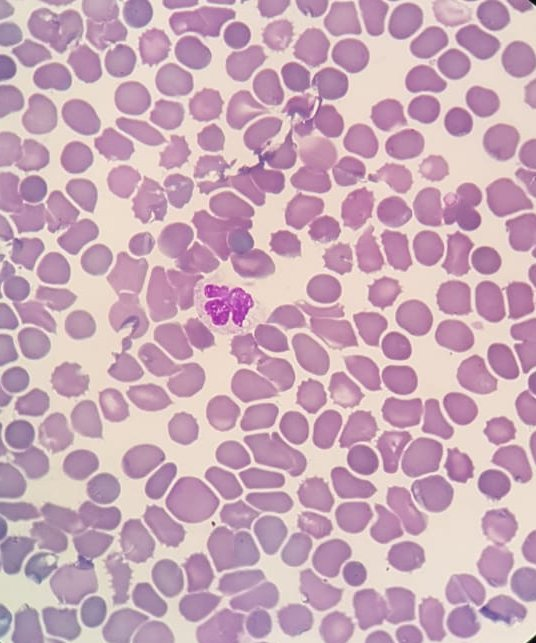
#> input picture image/1.jpeg, 536 x 643 px
$ python -i gb.py   (imports and definitions only)   (older library calls are emulated)
#> lines starting #> are read from the running program, lines starting #| are printed output that depends on the picture; after the words box and inside, x2 and y2 are one past the last pixel; in counts of white or black regions, pixels touching at a corner belong together
import cv2
from skimage.restoration import denoise_nl_means, estimate_sigma
from skimage import img_as_ubyte, img_as_float,color,measure
from PIL import ImageTk, Image

from matplotlib import pyplot as plt
import numpy as np
import scipy.ndimage
YENNY = 0.2
class ProcesamientoImagen:
    def __init__(self, path):
        self.path = path

    # [54 lines left out: function procesar, not called in this run]

    def showAllStep(self):
        # lectura de imagen
        if self.path is None: return
        original = Image.open(self.path)
#> original is the input picture: PIL image 536x643 RGB; mean R, G, B 201.7, 168.8, 184.6
        # Convierte una imagen a formato de punto flotante necesario para la eliminación de ruido.
        original_float = img_as_float(original)
        # Estima la desviación estándar de ruido en los canales de color de la imagen ruidosa
        out_estimate = estimate_sigma(original_float, multichannel=True)
#> out_estimate = [0.00274, 0.00261, 0.00308]
        # np.mean calcula la media aritmética (promedio) de los datos (elementos de matriz) a lo largo del eje especificado.
        sigma_est = np.mean(out_estimate)
#> sigma_est = 0.00281
        # filtrando el ruido gaussiano mientras conserva los bordes y los detalles de las imágenes originales (filtro de medios no local)
        denoise_img = denoise_nl_means(original_float, h=1.15 * sigma_est, fast_mode=True, patch_size=5,
                                       patch_distance=3, multichannel=True)
        denoise_img = img_as_ubyte(denoise_img)

        # 2 mejorando la imagen
        # imagen sin ruido en escala de grises
        denoise_gray = cv2.cvtColor(denoise_img, cv2.COLOR_BGR2GRAY)
        clahe = cv2.createCLAHE(clipLimit=2.0, tileGridSize=(8, 8))
        cl_img = clahe.apply(denoise_gray)

        # segmentando la imagen con el metodo de otsu
        ret, thresh = cv2.threshold(cl_img, 0, 255, cv2.THRESH_BINARY_INV | cv2.THRESH_OTSU)
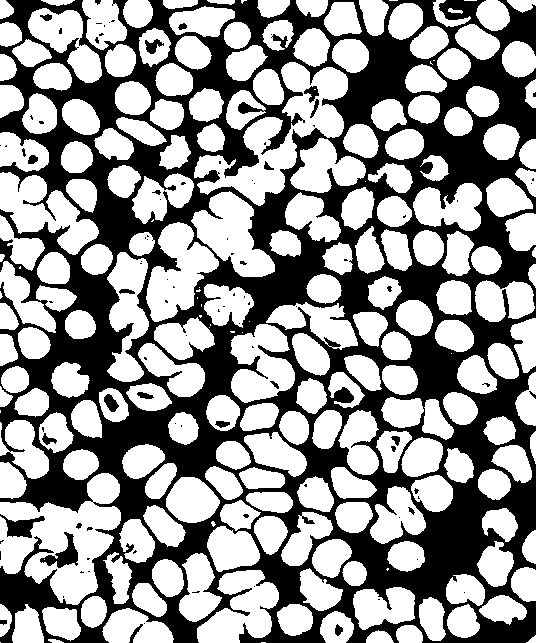
#> thresh: shape (643, 536); 58.2% white; 98 black regions (70 under 20 px), largest, box (x1, y1, x2, y2) and area: (0, 0, 536, 643) 141081, (40, 532, 78, 568) 528, (0, 514, 45, 538) 480
#> ret = 162
        fill_hole = scipy.ndimage.binary_fill_holes(thresh).astype(np.uint8)
#> fill_hole: shape (643, 536); values 0 (black) and 1 (white), 59% white; 10 black regions (4 under 20 px), largest, box (x1, y1, x2, y2) and area: (0, 0, 536, 643) 140777, (0, 514, 45, 538) 480, (129, 624, 143, 643) 73, (0, 620, 7, 625) 29, (95, 0, 101, 5) 21, (529, 391, 536, 399) 21

        # noise removal
        kernel = np.ones((3, 3), np.uint8)
        opening = cv2.morphologyEx(thresh, cv2.MORPH_OPEN, kernel, iterations=2)
#> opening: shape (643, 536); 57.2% white; 49 black regions (39 under 20 px), largest, box (x1, y1, x2, y2) and area: (0, 0, 536, 643) 146569, (104, 394, 119, 412) 166, (145, 39, 164, 54) 164
        opening = scipy.ndimage.binary_fill_holes(opening).astype(np.uint8)
#> opening: shape (643, 536); values 0 (black) and 1 (white), 57.4% white; 8 black regions (5 under 20 px), largest, box (x1, y1, x2, y2) and area: (0, 0, 536, 643) 146562, (129, 624, 143, 643) 73, (95, 0, 101, 5) 21

        # sure background area
        sure_bg = cv2.dilate(opening, kernel, iterations=3)
#> sure_bg: shape (643, 536); values 0 (black) and 1 (white), 80.8% white; 162 black regions (63 under 20 px), largest, box (x1, y1, x2, y2) and area: (75, 231, 327, 518) 9880, (334, 461, 536, 601) 7462, (405, 56, 536, 201) 5833

        # Finding sure foreground area
        dist_transform = cv2.distanceTransform(opening, cv2.DIST_L2, 5)
        ret, sure_fg = cv2.threshold(dist_transform, YENNY * dist_transform.max(), 255, 0)
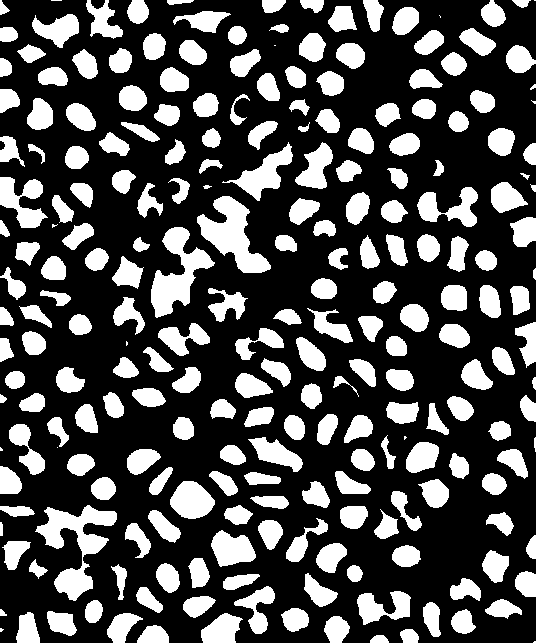
#> sure_fg: shape (643, 536) float32; 30.2% white; 235 white regions (12 under 20 px), largest, box (x1, y1, x2, y2) and area: (35, 505, 117, 601) 2917, (197, 196, 271, 273) 2536, (151, 227, 215, 318) 2452
#> ret = 4.39

        # Finding unknown region
        sure_fg = np.uint8(sure_fg)
        unknown = cv2.subtract(sure_bg, sure_fg)
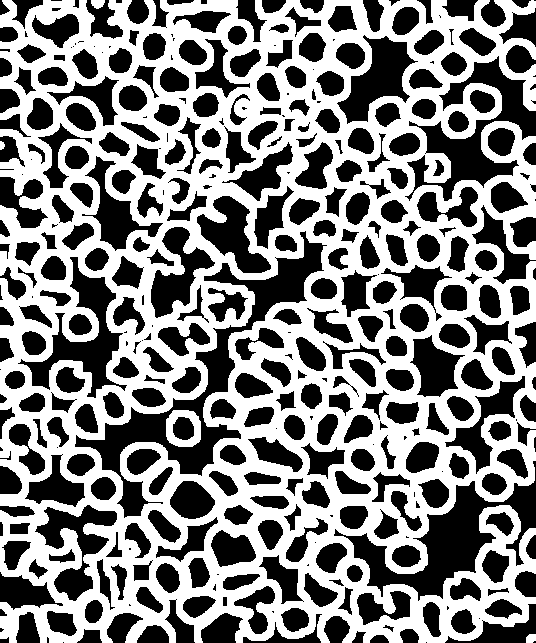
#> unknown: shape (643, 536); values 0 (black) and 1 (white), 50.6% white; 397 black regions (75 under 20 px)
        # Marker labelling
        ret, markers = cv2.connectedComponents(sure_fg)
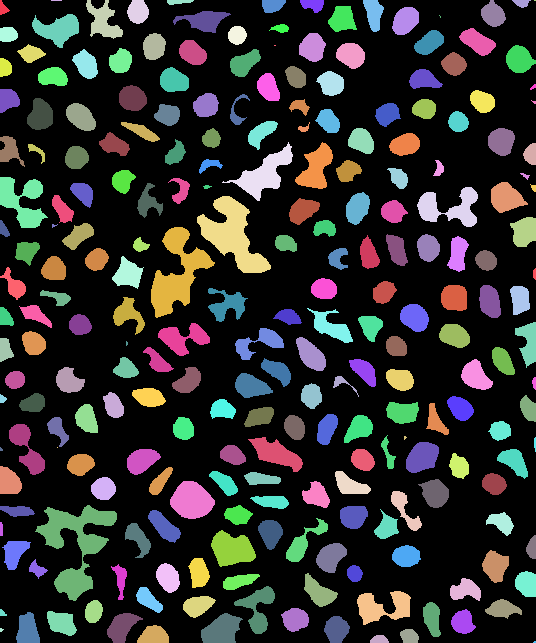
#> markers: shape (643, 536) int32; 236 distinct labels, from 0 to 235; one colour per label, 0 black
#> ret = 236

        # Add one to all labels so that sure background is not 0, but 1
        #markers = markers + 1

        # Now, mark the region of unknown with zero
        markers[unknown == 255] = 0

        markers = cv2.watershed(denoise_img, markers)
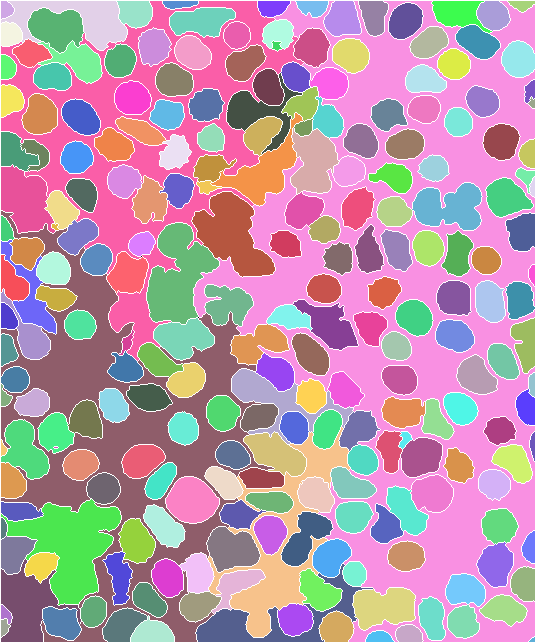
#> markers: shape (643, 536) int32; 235 distinct labels, from -1 to 235; one colour per label, 0 black, -1 white
        denoise_img[markers == -1] = [255, 0, 0]
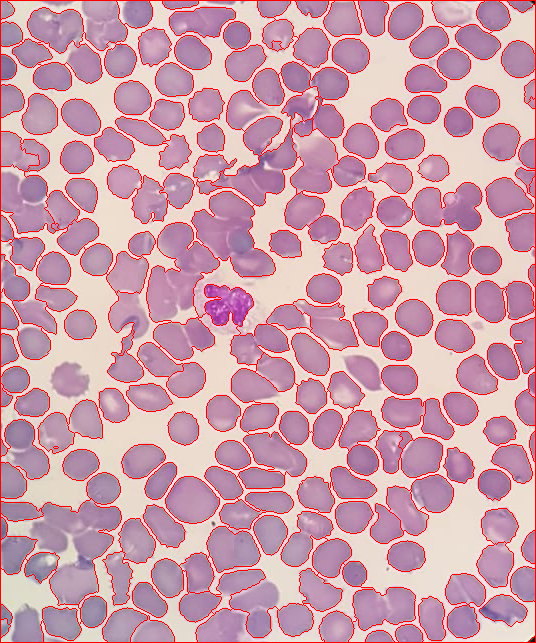
#> denoise_img: shape (643, 536, 3); mean R, G, B 205.2, 156.6, 171.5

        img2 = color.label2rgb(markers, bg_label=1)
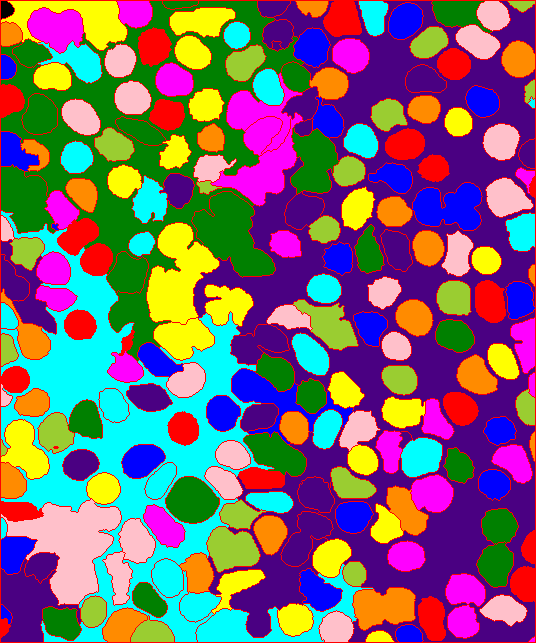
#> img2: shape (643, 536, 3) float64; mean R, G, B 0.474, 0.402, 0.446
        regions = measure.regionprops(markers)
#> regions = 233 regions; largest, box (x1, y1, x2, y2) and area: (194, 1, 535, 642) 61000, (1, 211, 274, 642) 27902, (1, 1, 304, 361) 21546, (208, 427, 350, 637) 6236, (1, 499, 121, 605) 5993
        print("total de elemento encontrados: ", len(regions))
#| total de elemento encontrados:  233
        titles = ['original gray', 'clahe', 'thresh', 'opening', 'sure_bg', 'dist_transform', 'denoise_img', 'label']
        images = [denoise_gray, cl_img, thresh, opening, sure_bg, dist_transform, denoise_img, img2]

        for i in range(len(images)):
            plt.subplot(2, 4, i + 1)
            plt.imshow(images[i], 'gray')
            plt.title(titles[i])
            plt.xticks([])
            plt.yticks([])
#> this loop made 8 passes
        plt.show()

>>> result = ProcesamientoImagen('image/1.jpeg').showAllStep()

$ run again, on image/16.jpeg
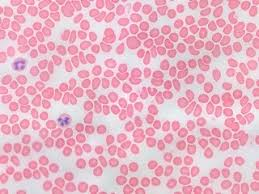
#> input picture image/16.jpeg, 259 x 194 px
#> in showAllStep, original is the input picture: PIL image 259x194 RGB; mean R, G, B 232.9, 182.3, 198.3
#> out_estimate = [0.0108, 0.011, 0.0108]
#> sigma_est = 0.0109
#> in showAllStep, `ret, thresh = cv2.threshold(cl_img, 0, 255, cv2.THRESH_BINARY_INV | cv..`:
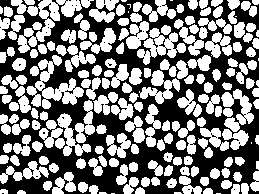
#> thresh: shape (194, 259); 50% white; 49 black regions (48 under 20 px), largest, box (x1, y1, x2, y2) and area: (0, 0, 259, 194) 25027
#> in showAllStep, `ret, thresh = cv2.threshold(cl_img, 0, 255, cv2.THRESH_BINARY_INV | cv..`: ret = 169
#> fill_hole: shape (194, 259); values 0 (black) and 1 (white), 50.4% white; 10 black regions (9 under 20 px), largest, box (x1, y1, x2, y2) and area: (0, 0, 259, 194) 24890
#> sure_bg: shape (194, 259); values 0 (black) and 1 (white), 87.5% white; 85 black regions (43 under 20 px), largest, box (x1, y1, x2, y2) and area: (185, 112, 259, 180) 856, (76, 169, 121, 194) 502, (129, 146, 184, 175) 439
#> in showAllStep, `ret, sure_fg = cv2.threshold(dist_transform, YENNY * dist_transform.ma..`: ret = 1.32
#> unknown: shape (194, 259); values 0 (black) and 1 (white), 60.6% white; 367 black regions (60 under 20 px)
#> in showAllStep, `ret, markers = cv2.connectedComponents(sure_fg)`: ret = 283
#> in showAllStep, `img2 = color.label2rgb(markers, bg_label=1)`:
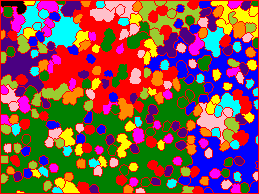
#> img2: shape (194, 259, 3) float64; mean R, G, B 0.515, 0.342, 0.318
#> regions = 282 regions; largest, box (x1, y1, x2, y2) and area: (1, 78, 208, 193) 8081, (144, 30, 258, 193) 4373, (43, 1, 165, 97) 2591, (1, 37, 57, 93) 1130, (31, 89, 90, 140) 962
#| total de elemento encontrados:  282
#> the loop in showAllStep, `for i in range(len(images)):` made 8 passes
